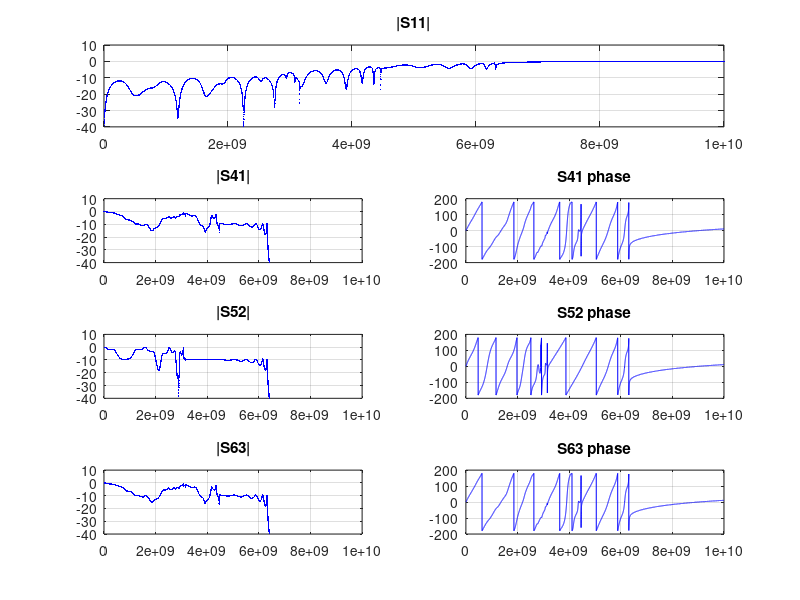

The MATLAB source for this figure:
%% 计算...的色散曲面 使用的方法是传输矩阵法

%初始化
clear
clc
close all

%电路参数
LR = 2.5 * 1e-9; %右手a长度电感
CR = 1e-12; %右手a长度电容
CV = 1e-12;

%扫频范围
fMin = 0;
fMax = 1e10;
f = fMin:fMax / 10000:fMax;
Omega = 2 * pi * fMax;
omega = 2 * pi * f;

%增量模型
Z = 1i * omega * LR;
Y = 1i * omega * CR;
C = 1 ./ (1i * omega * CV);
Zc = sqrt(LR / CR);
omega0 = sqrt(1 / (LR * CR));
N = 3; %y方向的层数，此处有三条线，所以是3
M = 12; %x方向的层数

%传输矩阵
T = zeros(2 * N, 2 * N, length(omega));
Th = zeros(2 * N, 2 * N, length(omega));
Tv = zeros(2 * N, 2 * N, length(omega));
Ttol = zeros(2 * N, 2 * N, length(omega));
X = zeros(N, N, length(omega));

%填充传输矩阵
for i = 1:length(omega)
    Th(:, :, i) = [eye(N), Z(i) / 2 * eye(N);
                   zeros(N), eye(N)];
    Ya = Y(i) + 1 / C(i);
    Yb = -1 / C(i);
    Yc = Y(i) + 2 / C(i);

    for k = 1:N

        for j = 1:N

            if k == j
                %主对角线
                if k == 1 || k == N
                    X(k, j, i) = Ya;
                else
                    X(k, j, i) = Yc;
                end

            end

            if abs(k - j) == 1
                X(k, j, i) = Yb;
            end

        end

    end

    Tv(:, :, i) = [
                   eye(N), zeros(N);
                   X(:, :, i), eye(N)
                   ];
    T(:, :, i) = Th(:, :, i) * Tv(:, :, i) * Th(:, :, i);
    Ttol(:, :, i) = T(:, :, i) ^ M;
end

Atol = Ttol(1:N, 1:N, :);
Btol = Ttol(1:N, N + 1:2 * N, :);
Ctol = Ttol(N + 1:2 * N, 1:N, :);
Dtol = Ttol(N + 1:2 * N, N + 1:2 * N, :);

%Z矩阵
Ztol = zeros(2 * N, 2 * N, length(omega));
Stol = zeros(2 * N, 2 * N, length(omega));

for i = 1:length(omega)
    Ztol(:, :, i) = [Atol(:, :, i) * Ctol(:, :, i) ^ -1, Ctol(:, :, i) ^ -1;
                     Ctol(:, :, i) ^ -1, Dtol(:, :, i) * Ctol(:, :, i) ^ -1];
    Stol(:, :, i) = (Ztol(:, :, i) / Zc + eye(2 * N)) * (Ztol(:, :, i) / Zc - eye(2 * N)) ^ -1;
end

S11 = squeeze(Stol(1, 1, :));
S41 = squeeze(Stol(4, 1, :));
S52 = squeeze(Stol(5, 2, :));
S63 = squeeze(Stol(6, 3, :));
S41_phi = angle(S41) .* 180 / pi;
S52_phi = angle(S52) .* 180 / pi;
S63_phi = angle(S63) .* 180 / pi;
S11_dB = 20 * log10(abs(S11));
S41_dB = 20 * log10(abs(S41));
S52_dB = 20 * log10(abs(S52));
S63_dB = 20 * log10(abs(S63));

%% 画图
h1 = figure;

subplot(4, 2, 1:2)
plot(f, S11_dB, '.', 'Color', 'b', 'MarkerSize', 1)
xlim([0 fMax])
ylim([-40 10])
yticks(-40:10:10)
title('|S11|')
grid on
subplot(4, 2, 3)
plot(f, S41_dB, '.', 'Color', 'b', 'MarkerSize', 1)
xlim([0 fMax])
ylim([-40 10])
yticks(-40:10:10)
title('|S41|')
grid on
subplot(4, 2, 4)
plot(f, S41_phi, '-', 'Color', 'b')
xlim([0 fMax])
ylim([-200 200])
title('S41 phase')
grid on
subplot(4, 2, 5)
plot(f, S52_dB, '.', 'Color', 'b', 'MarkerSize', 1)
xlim([0 fMax])
ylim([-40 10])
yticks(-40:10:10)
title('|S52|')
grid on
subplot(4, 2, 6)
plot(f, S52_phi, '-', 'Color', 'b')
xlim([0 fMax])
ylim([-200 200])
title('S52 phase')
grid on
subplot(4, 2, 7)
plot(f, S63_dB, '.', 'Color', 'b', 'MarkerSize', 1)
xlim([0 fMax])
ylim([-40 10])
yticks(-40:10:10)
title('|S63|')
grid on
subplot(4, 2, 8)
plot(f, S63_phi, '-', 'Color', 'b')
xlim([0 fMax])
ylim([-200 200])
title('S63 phase')
grid on
